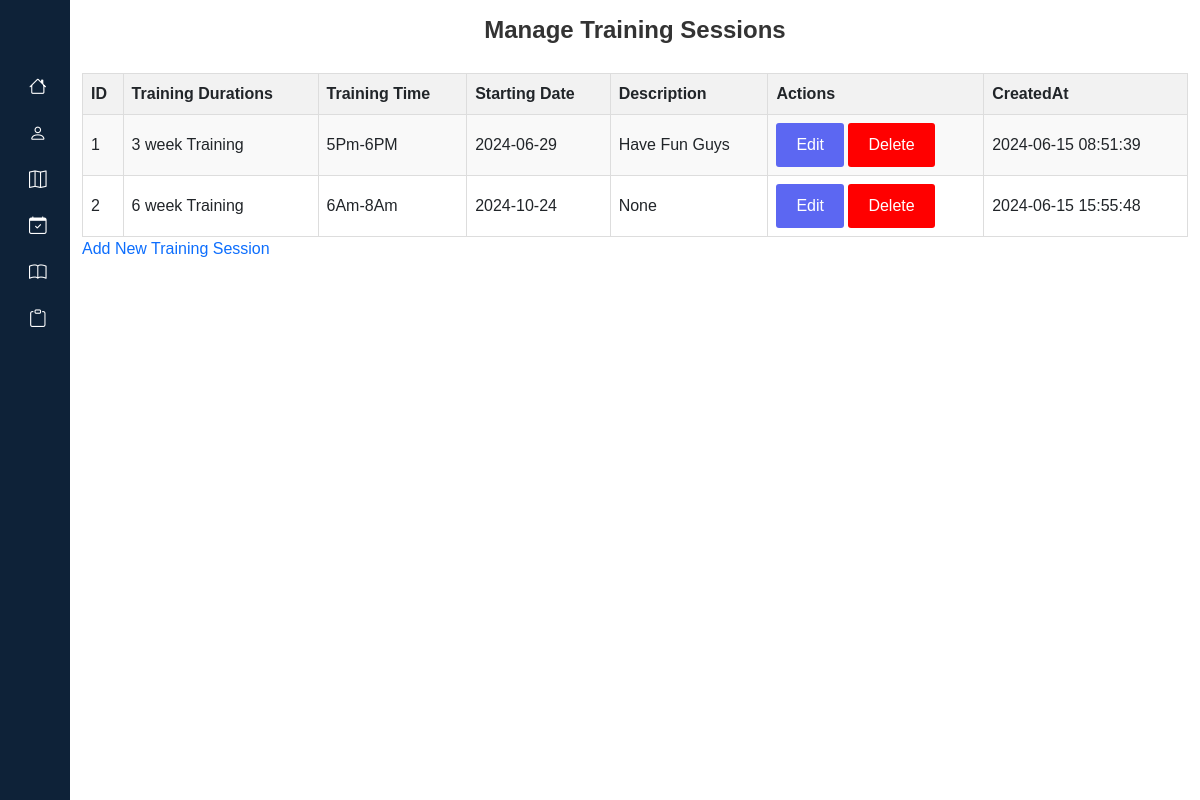
Page /Admin/TrainingAdmin.php (signed in) on the committed database.
### tables this page shows
CREATE TABLE `training` (
  `ID` int(11) NOT NULL,
  `trainingDurations` varchar(255) NOT NULL,
  `tranningTime` varchar(50) NOT NULL,
  `startingDate` date NOT NULL,
  `description` varchar(255) DEFAULT NULL,
  `createdAt` timestamp NOT NULL DEFAULT current_timestamp()
);

### Admin/TrainingAdmin.php (the view, shortened to what this page needs)
<?php
@include '../dbConnect.php';
?>
<!DOCTYPE html>
<html>
<head>
</head>
<body>
    <?php @include 'NavbarAdmin.php'; ?>
    <div class="container">
        <h1 class="text-center mt-3">Manage Training Sessions</h1>
        <div class="container-slide">
            <table id="trainingTable">
                <tr>
                    <th>ID</th>
                    <th>Training Durations</th>
                    <th>Training Time</th>
                    <th>Starting Date</th>
                    <th>Description</th>
                    <th>Actions</th>
                    <th>CreatedAt</th>
                </tr>
                <?php
                $sql = "SELECT * FROM training";
                $result = $conn->query($sql);
                if ($result->num_rows > 0) {
                    while ($row = $result->fetch_assoc()) {
                        ?>
                        <tr>
                            <td><?php echo $row['ID']; ?></td>
                            <td><?php echo $row['trainingDurations']; ?></td>
                            <td><?php echo $row['tranningTime']; ?></td>
                            <td><?php echo $row['startingDate']; ?></td>
                            <td><?php echo $row['description']; ?></td>
                            <td>
                                <button class="bluebutton"
                                    onclick="editTraining(<?php echo htmlspecialchars(json_encode($row)); ?>)">Edit</button>
                                <button class="redbutton" onclick="confirmDelete(<?php echo $row['ID']; ?>)">Delete</button>
                            </td>
                            <td><?php echo $row['createdAt']; ?></td>
                        </tr>
                        <?php
                    }
                } else {
                    echo "<tr><td colspan='6'>No data found</td></tr>";
                }
                ?>
            </table>
        </div>
        <a href="#" id="addNewTrainingBtn" onclick="addNewTraining()">Add New Training Session</a>
    </div>
</body>
</html>

### Css/Adminstyle.css (style rules this page uses)
a { text-decoration: none; }
h1 { font-weight: 600; font-size: 1.5rem; }
body { font-family: Arial, sans-serif; }
h1 { text-align: center; color: #333; }
.container-slide { overflow-y: auto; }
table { width: 100%; margin-top: 20px; border-collapse: collapse; white-space: nowrap; }
th, td { border: 1px solid #dddddd; text-align: left; padding: 8px; }
th { background-color: #f2f2f2; }
tr:nth-child(even) { background-color: #f9f9f9; }
.container { overflow-y: auto; }
.bluebutton { background-color: #5C67F2; color: white; border: none; padding: 10px 20px; cursor: pointer; font-size: 16px; border-radius: 3px; }
.redbutton { background-color: #ff0000; color: white; border: none; padding: 10px 20px; cursor: pointer; font-size: 16px; border-radius: 3px; }
select, button { padding: 5px 10px; font-size: 14px; border: 1px solid #ccc; border-radius: 4px; background-color: #fff; }

### rows in the picture
training: ID "1", trainingDurations "3 week Training", tranningTime "5Pm-6PM", startingDate "2024-06-29", description "Have Fun Guys", createdAt "2024-06-15 08:51:39"
training: ID "2", trainingDurations "6 week Training", tranningTime "6Am-8Am", startingDate "2024-10-24", description "None", createdAt "2024-06-15 15:55:48"
